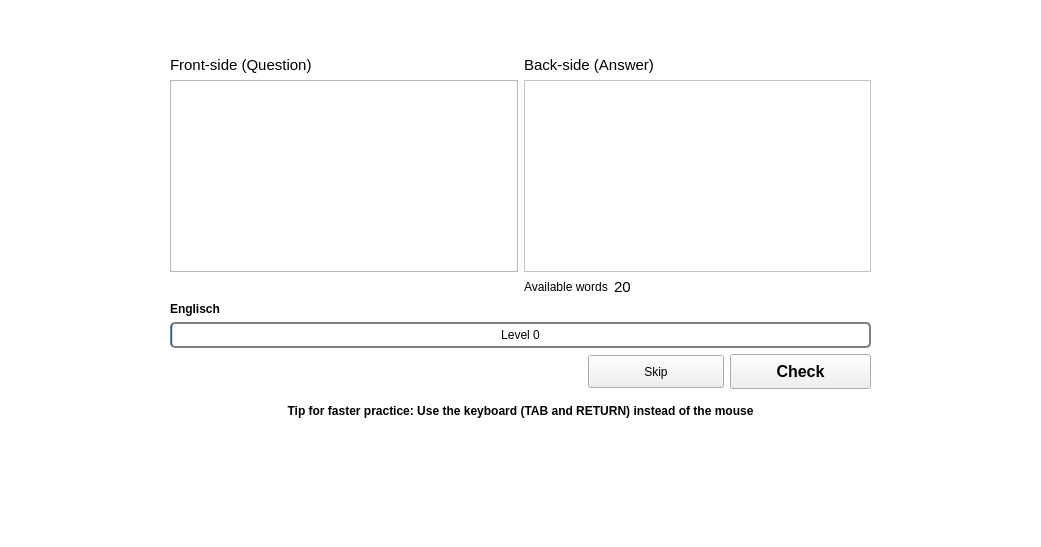
        <widget class="QWidget" name="practice_tab_page">
         <property name="palette">
          <palette>
           <active>
            <colorrole role="Base">
             <brush brushstyle="SolidPattern">
              <color alpha="255">
               <red>255</red>
               <green>255</green>
               <blue>255</blue>
              </color>
             </brush>
            </colorrole>
            <colorrole role="Window">
             <brush brushstyle="SolidPattern">
              <color alpha="255">
               <red>255</red>
               <green>255</green>
               <blue>255</blue>
              </color>
             </brush>
            </colorrole>
            <colorrole role="Shadow">
             <brush brushstyle="SolidPattern">
              <color alpha="255">
               <red>255</red>
               <green>255</green>
               <blue>255</blue>
              </color>
             </brush>
            </colorrole>
           </active>
           <inactive>
            <colorrole role="Base">
             <brush brushstyle="SolidPattern">
              <color alpha="255">
               <red>255</red>
               <green>255</green>
               <blue>255</blue>
              </color>
             </brush>
            </colorrole>
            <colorrole role="Window">
             <brush brushstyle="SolidPattern">
              <color alpha="255">
               <red>255</red>
               <green>255</green>
               <blue>255</blue>
              </color>
             </brush>
            </colorrole>
            <colorrole role="Shadow">
             <brush brushstyle="SolidPattern">
              <color alpha="255">
               <red>255</red>
               <green>255</green>
               <blue>255</blue>
              </color>
             </brush>
            </colorrole>
           </inactive>
           <disabled>
            <colorrole role="Base">
             <brush brushstyle="SolidPattern">
              <color alpha="255">
               <red>255</red>
               <green>255</green>
               <blue>255</blue>
              </color>
             </brush>
            </colorrole>
            <colorrole role="Window">
             <brush brushstyle="SolidPattern">
              <color alpha="255">
               <red>255</red>
               <green>255</green>
               <blue>255</blue>
              </color>
             </brush>
            </colorrole>
            <colorrole role="Shadow">
             <brush brushstyle="SolidPattern">
              <color alpha="255">
               <red>255</red>
               <green>255</green>
               <blue>255</blue>
              </color>
             </brush>
            </colorrole>
           </disabled>
          </palette>
         </property>
         <property name="toolTip">
          <string notr="true"/>
         </property>
         <property name="statusTip">
          <string notr="true"/>
         </property>
         <property name="whatsThis">
          <string/>
         </property>
         <property name="autoFillBackground">
          <bool>false</bool>
         </property>
         <attribute name="title">
          <string>Practice</string>
         </attribute>
         <layout class="QGridLayout" name="gridLayout_17">
          <item row="0" column="0">
           <layout class="QVBoxLayout" name="verticalLayout_21">
            <item>
             <spacer name="verticalSpacer">
              <property name="orientation">
               <enum>Qt::Vertical</enum>
              </property>
              <property name="sizeType">
               <enum>QSizePolicy::Preferred</enum>
              </property>
              <property name="sizeHint" stdset="0">
               <size>
                <width>5</width>
                <height>36</height>
               </size>
              </property>
             </spacer>
            </item>
            <item>
             <layout class="QHBoxLayout" name="horizontalLayout_68">
              <item>
               <spacer name="horizontalSpacer_2">
                <property name="orientation">
                 <enum>Qt::Horizontal</enum>
                </property>
                <property name="sizeType">
                 <enum>QSizePolicy::Minimum</enum>
                </property>
                <property name="sizeHint" stdset="0">
                 <size>
                  <width>150</width>
                  <height>20</height>
                 </size>
                </property>
               </spacer>
              </item>
              <item>
               <widget class="QFrame" name="frame_6">
                <property name="sizePolicy">
                 <sizepolicy hsizetype="Preferred" vsizetype="Preferred">
                  <horstretch>1</horstretch>
                  <verstretch>2</verstretch>
                 </sizepolicy>
                </property>
                <property name="font">
                 <font>
                  <pointsize>12</pointsize>
                  <underline>true</underline>
                 </font>
                </property>
                <property name="styleSheet">
                 <string notr="true">border-color: rgb(79, 79, 79);</string>
                </property>
                <layout class="QHBoxLayout" name="horizontalLayout_34">
                 <item>
                  <layout class="QGridLayout" name="gridLayout">
                   <item row="0" column="0">
                    <layout class="QVBoxLayout" name="verticalLayout">
                     <item>
                      <widget class="QLabel" name="label">
                       <property name="font">
                        <font>
                         <pointsize>11</pointsize>
                        </font>
                       </property>
                       <property name="text">
                        <string>Front-side (Question)</string>
                       </property>
                      </widget>
                     </item>
                     <item>
                      <widget class="QPlainTextEdit" name="front_side_textedit">
                       <property name="minimumSize">
                        <size>
                         <width>300</width>
                         <height>0</height>
                        </size>
                       </property>
                       <property name="maximumSize">
                        <size>
                         <width>16777215</width>
                         <height>200</height>
                        </size>
                       </property>
                       <property name="font">
                        <font>
                         <pointsize>14</pointsize>
                        </font>
                       </property>
                       <property name="focusPolicy">
                        <enum>Qt::StrongFocus</enum>
                       </property>
                       <property name="styleSheet">
                        <string notr="true">g</string>
                       </property>
                       <property name="lineWidth">
                        <number>6</number>
                       </property>
                       <property name="tabChangesFocus">
                        <bool>true</bool>
                       </property>
                       <property name="documentTitle">
                        <string notr="true"/>
                       </property>
                       <property name="readOnly">
                        <bool>true</bool>
                       </property>
                       <property name="plainText">
                        <string notr="true"/>
                       </property>
                      </widget>
                     </item>
                    </layout>
                   </item>
                   <item row="0" column="1">
                    <layout class="QVBoxLayout" name="verticalLayout_2">
                     <item>
                      <widget class="QLabel" name="label_2">
                       <property name="font">
                        <font>
                         <pointsize>11</pointsize>
                        </font>
                       </property>
                       <property name="text">
                        <string>Back-side (Answer)</string>
                       </property>
                      </widget>
                     </item>
                     <item>
                      <widget class="QTextEdit" name="flip_side_textedit">
                       <property name="minimumSize">
                        <size>
                         <width>300</width>
                         <height>0</height>
                        </size>
                       </property>
                       <property name="maximumSize">
                        <size>
                         <width>16777215</width>
                         <height>200</height>
                        </size>
                       </property>
                       <property name="font">
                        <font>
                         <pointsize>14</pointsize>
                        </font>
                       </property>
                       <property name="focusPolicy">
                        <enum>Qt::StrongFocus</enum>
                       </property>
                       <property name="styleSheet">
                        <string notr="true">background: white
</string>
                       </property>
                       <property name="lineWidth">
                        <number>6</number>
                       </property>
                       <property name="tabChangesFocus">
                        <bool>true</bool>
                       </property>
                      </widget>
                     </item>
                    </layout>
                   </item>
                   <item row="2" column="0">
                    <layout class="QHBoxLayout" name="horizontalLayout_2">
                     <item>
                      <widget class="QFrame" name="frame_2">
                       <property name="styleSheet">
                        <string notr="true"/>
                       </property>
                       <property name="frameShape">
                        <enum>QFrame::NoFrame</enum>
                       </property>
                       <property name="frameShadow">
                        <enum>QFrame::Plain</enum>
                       </property>
                       <property name="lineWidth">
                        <number>1</number>
                       </property>
                       <property name="midLineWidth">
                        <number>0</number>
                       </property>
                      </widget>
                     </item>
                    </layout>
                   </item>
                   <item row="2" column="1">
                    <layout class="QHBoxLayout" name="horizontalLayout_3">
                     <item>
                      <widget class="QLabel" name="label_5">
                       <property name="enabled">
                        <bool>true</bool>
                       </property>
                       <property name="sizePolicy">
                        <sizepolicy hsizetype="Maximum" vsizetype="Preferred">
                         <horstretch>0</horstretch>
                         <verstretch>0</verstretch>
                        </sizepolicy>
                       </property>
                       <property name="font">
                        <font/>
                       </property>
                       <property name="text">
                        <string>Available words</string>
                       </property>
                      </widget>
                     </item>
                     <item>
                      <widget class="QLabel" name="amount_due_cards_label">
                       <property name="enabled">
                        <bool>true</bool>
                       </property>
                       <property name="font">
                        <font>
                         <pointsize>11</pointsize>
                         <weight>50</weight>
                         <bold>false</bold>
                        </font>
                       </property>
                       <property name="text">
                        <string notr="true">20</string>
                       </property>
                      </widget>
                     </item>
                    </layout>
                   </item>
                   <item row="3" column="0">
                    <widget class="QLabel" name="language">
                     <property name="font">
                      <font>
                       <weight>75</weight>
                       <bold>true</bold>
                      </font>
                     </property>
                     <property name="text">
                      <string notr="true">Englisch</string>
                     </property>
                    </widget>
                   </item>
                   <item row="4" column="0" colspan="2">
                    <widget class="QProgressBar" name="deck_indicator_Bar">
                     <property name="font">
                      <font/>
                     </property>
                     <property name="toolTip">
                      <string notr="true"/>
                     </property>
                     <property name="statusTip">
                      <string notr="true"/>
                     </property>
                     <property name="whatsThis">
                      <string notr="true"/>
                     </property>
                     <property name="styleSheet">
                      <string notr="true">border: 2px solid grey;
border-radius: 5px;

</string>
                     </property>
                     <property name="minimum">
                      <number>0</number>
                     </property>
                     <property name="maximum">
                      <number>7</number>
                     </property>
                     <property name="value">
                      <number>0</number>
                     </property>
                     <property name="alignment">
                      <set>Qt::AlignCenter</set>
                     </property>
                     <property name="format">
                      <string notr="true">Level %v</string>
                     </property>
                    </widget>
                   </item>
                   <item row="5" column="0" colspan="2">
                    <layout class="QHBoxLayout" name="horizontalLayout">
                     <item>
                      <spacer name="horizontalSpacer">
                       <property name="orientation">
                        <enum>Qt::Horizontal</enum>
                       </property>
                       <property name="sizeHint" stdset="0">
                        <size>
                         <width>418</width>
                         <height>20</height>
                        </size>
                       </property>
                      </spacer>
                     </item>
                     <item>
                      <widget class="QPushButton" name="skip_button">
                       <property name="minimumSize">
                        <size>
                         <width>136</width>
                         <height>33</height>
                        </size>
                       </property>
                       <property name="font">
                        <font/>
                       </property>
                       <property name="focusPolicy">
                        <enum>Qt::StrongFocus</enum>
                       </property>
                       <property name="text">
                        <string>Skip</string>
                       </property>
                       <property name="autoDefault">
                        <bool>true</bool>
                       </property>
                      </widget>
                     </item>
                     <item>
                      <widget class="QPushButton" name="check_answer_button">
                       <property name="minimumSize">
                        <size>
                         <width>141</width>
                         <height>35</height>
                        </size>
                       </property>
                       <property name="font">
                        <font>
                         <pointsize>12</pointsize>
                         <weight>75</weight>
                         <bold>true</bold>
                        </font>
                       </property>
                       <property name="focusPolicy">
                        <enum>Qt::StrongFocus</enum>
                       </property>
                       <property name="text">
                        <string>Check</string>
                       </property>
                       <property name="autoDefault">
                        <bool>true</bool>
                       </property>
                      </widget>
                     </item>
                    </layout>
                   </item>
                  </layout>
                 </item>
                </layout>
               </widget>
              </item>
              <item>
               <spacer name="horizontalSpacer_3">
                <property name="orientation">
                 <enum>Qt::Horizontal</enum>
                </property>
                <property name="sizeType">
                 <enum>QSizePolicy::Minimum</enum>
                </property>
                <property name="sizeHint" stdset="0">
                 <size>
                  <width>150</width>
                  <height>50</height>
                 </size>
                </property>
               </spacer>
              </item>
             </layout>
            </item>
            <item>
             <widget class="QLabel" name="TipsLabel">
              <property name="font">
               <font>
                <weight>75</weight>
                <bold>true</bold>
               </font>
              </property>
              <property name="text">
               <string>Tip for faster practice: Use the keyboard (TAB and RETURN) instead of the mouse</string>
              </property>
              <property name="alignment">
               <set>Qt::AlignCenter</set>
              </property>
             </widget>
            </item>
            <item>
             <spacer name="verticalSpacer_2">
              <property name="orientation">
               <enum>Qt::Vertical</enum>
              </property>
              <property name="sizeType">
               <enum>QSizePolicy::Maximum</enum>
              </property>
              <property name="sizeHint" stdset="0">
               <size>
                <width>20</width>
                <height>118</height>
               </size>
              </property>
             </spacer>
            </item>
           </layout>
          </item>
         </layout>
        </widget>
